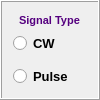
            <widget class="QFrame" name="frame_signaltype">
             <property name="minimumSize">
              <size>
               <width>0</width>
               <height>60</height>
              </size>
             </property>
             <property name="maximumSize">
              <size>
               <width>100</width>
               <height>16777215</height>
              </size>
             </property>
             <property name="frameShape">
              <enum>QFrame::Box</enum>
             </property>
             <property name="frameShadow">
              <enum>QFrame::Raised</enum>
             </property>
             <layout class="QGridLayout" name="gridLayout_18">
              <item row="1" column="0">
               <layout class="QGridLayout" name="gridLayout_17">
                <property name="verticalSpacing">
                 <number>12</number>
                </property>
                <item row="0" column="0">
                 <widget class="QRadioButton" name="Sys_CW">
                  <property name="font">
                   <font>
                    <family>Arial</family>
                    <pointsize>10</pointsize>
                    <weight>75</weight>
                    <bold>true</bold>
                   </font>
                  </property>
                  <property name="text">
                   <string>CW</string>
                  </property>
                  <property name="checkable">
                   <bool>true</bool>
                  </property>
                  <property name="checked">
                   <bool>false</bool>
                  </property>
                 </widget>
                </item>
                <item row="1" column="0">
                 <widget class="QRadioButton" name="Sys_Pulse">
                  <property name="font">
                   <font>
                    <family>Arial</family>
                    <pointsize>10</pointsize>
                    <weight>75</weight>
                    <bold>true</bold>
                   </font>
                  </property>
                  <property name="text">
                   <string>Pulse</string>
                  </property>
                 </widget>
                </item>
               </layout>
              </item>
              <item row="0" column="0" alignment="Qt::AlignHCenter">
               <widget class="QLabel" name="label_60">
                <property name="font">
                 <font>
                  <family>Arial</family>
                  <pointsize>8</pointsize>
                  <weight>75</weight>
                  <bold>true</bold>
                 </font>
                </property>
                <property name="styleSheet">
                 <string notr="true">color: rgb(85, 0, 127);</string>
                </property>
                <property name="text">
                 <string>Signal Type</string>
                </property>
               </widget>
              </item>
             </layout>
            </widget>
